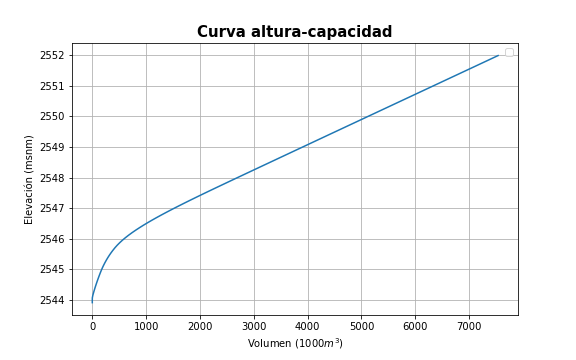

This figure's Python source:
# Importar librerias necesarias 
import rasterio
import numpy as np
import pandas as pd
import matplotlib.pyplot as plt


# METADATOS DEL RASTER
# Abrir archivo raster 
DEMRst = rasterio.open('DEM_SanAndres.tif')
print(DEMRst.count)
# Mostrar resolución del raster
print(DEMRst.res)
# Mostrar src del raster
print(DEMRst.crs.wkt)


## Asignar los valores del raster como un arreglo numpy
DEMBottom = DEMRst.read(1)
# raster sample
print(DEMBottom[:5,:5])

# Reemplazar valor negativo por np.nan
noDataValue = np.copy(DEMBottom[0,0])
DEMBottom[DEMBottom == noDataValue] = np.nan

# Graficar raster de la zona
plt.figure(figsize = (12,12))
plt.imshow(DEMBottom)
plt.show()

## CALCULO DEL VOLUMEN DE LA TOPOGRAFIA
minElev = np.nanmin(DEMBottom)
maxElev = np.nanmax(DEMBottom)
print('Min bottom elevation %.2f m., max bottom elevation %.2f m.'%(minElev,maxElev))

# Pasos para el calculo
nSteps = 100

# Intervalos de alura presentes en la topografia
elevSteps = np.round(np.linspace(minElev,maxElev,nSteps),2)
print(elevSteps)

# Funcion de elevacion del volumen
def calculateVol(elevStep,elevDem,DEMRst):
    tempDem = elevStep - elevDem[elevDem<elevStep]
    tempVol = tempDem.sum()*DEMRst.res[0]*DEMRst.res[1]
    return tempVol

# Calcular volumenes para cada elevacion
volArray = []
for elev in elevSteps:
    tempVol = calculateVol(elev, DEMBottom, DEMRst)
    volArray.append(tempVol)
    
print("Lake bottom elevations %s"%elevSteps)
volArraymCM = [round(i/1000,6) for i in volArray]
print("Lake volume in thousand of cubic meters %s"%volArraymCM)

# Plot values
fig, ax = plt.subplots(figsize=(8,5))
ax.plot(volArraymCM,elevSteps)
ax.grid()
ax.legend()
ax.set_xlabel('Volumen (1000$m^3$)')
ax.set_ylabel('Elevación (msnm)')
plt.title("Curva altura-capacidad",
          fontsize=15,
          fontweight="bold")
plt.savefig('curva_capacidad.png')
plt.show()


# Crear data frame de la curva de altura capacidad
d = {'cota': elevSteps,
     'volacum': volArraymCM}
df = pd.DataFrame(data=d)

# Exportar a CSV 
df.to_csv("Curva_Capacidad.csv", index=False)